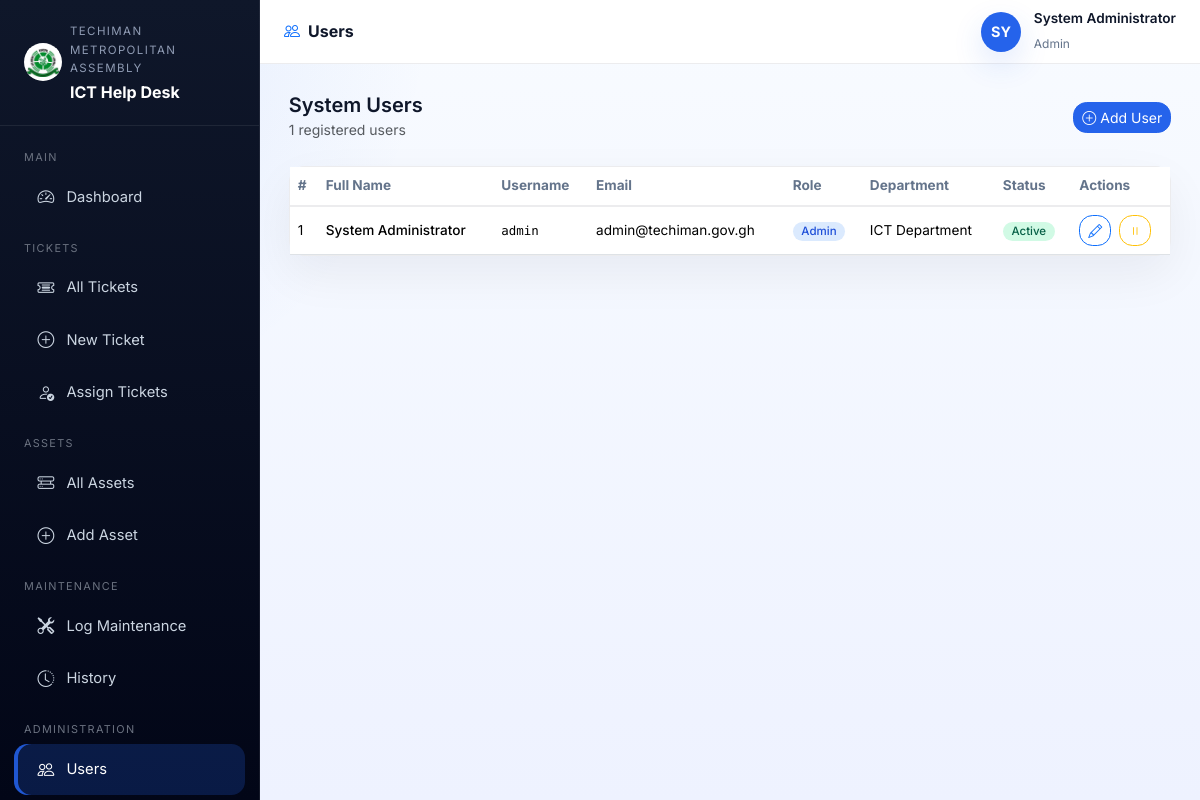
The page /admin/users.php (signed in) on the database its author committed.
### tables this page shows
CREATE TABLE IF NOT EXISTS users (
    id INT AUTO_INCREMENT PRIMARY KEY,
    full_name VARCHAR(150) NOT NULL,
    email VARCHAR(150) NOT NULL UNIQUE,
    username VARCHAR(80) NOT NULL UNIQUE,
    password VARCHAR(255) NOT NULL,
    role ENUM('admin', 'technician', 'staff') NOT NULL DEFAULT 'staff',
    department_id INT,
    is_active TINYINT(1) DEFAULT 1,
    created_at TIMESTAMP DEFAULT CURRENT_TIMESTAMP,
    FOREIGN KEY (department_id) REFERENCES departments(id) ON DELETE SET NULL
);

CREATE TABLE IF NOT EXISTS departments (
    id INT AUTO_INCREMENT PRIMARY KEY,
    name VARCHAR(150) NOT NULL,
    description TEXT,
    created_at TIMESTAMP DEFAULT CURRENT_TIMESTAMP
);

### config/session.php (called while the page is built, shortened)
<?php
function currentUser(): array {
    return [
        'id'        => $_SESSION['user_id']   ?? 0,
        'name'      => $_SESSION['full_name'] ?? '',
        'username'  => $_SESSION['username']  ?? '',
        'role'      => $_SESSION['role']      ?? '',
        'dept_id'   => $_SESSION['dept_id']   ?? null,
    ];
}

### admin/users.php (the view, shortened to what this page needs)
<?php
require_once __DIR__ . '/../config/session.php';
$db = getDB();
$users = $db->query(
    "SELECT u.*, d.name AS dept_name FROM users u
     LEFT JOIN departments d ON d.id=u.department_id
     ORDER BY u.full_name"
)->fetch_all(MYSQLI_ASSOC);
include __DIR__ . '/../includes/header.php';
include __DIR__ . '/../includes/sidebar.php';
?>
<div class="topbar">
    <span class="page-title"><i class="bi bi-people me-2 text-primary"></i>Users</span>
    <div class="user-badge">
        <div class="avatar"><?= strtoupper(substr($user['name'],0,2)) ?></div>
        <div class="user-info">
            <div style="font-size:.85rem;font-weight:600;"><?= htmlspecialchars($user['name']) ?></div>
            <small><?= ucfirst($user['role']) ?></small>
        </div>
    </div>
</div>
<div class="main-content">
    <div class="d-flex justify-content-between align-items-center mb-4">
        <div>
            <h5 class="fw-semibold mb-0">System Users</h5>
            <small class="text-muted"><?= count($users) ?> registered users</small>
        </div>
        <a href="<?= BASE_URL ?>/admin/create_user.php" class="btn btn-primary btn-sm">
            <i class="bi bi-plus-circle me-1"></i>Add User
        </a>
    </div>
    <div class="card">
        <div class="card-body p-0">
            <table class="table table-hover mb-0">
                <thead>
                    <tr>
                        <th>#</th>
                        <th>Full Name</th>
                        <th>Username</th>
                        <th>Email</th>
                        <th>Role</th>
                        <th>Department</th>
                        <th>Status</th>
                        <th>Actions</th>
                    </tr>
                </thead>
                <tbody>
                <?php foreach ($users as $i => $u): ?>
                <tr>
                    <td><?= $i+1 ?></td>
                    <td class="fw-500"><?= htmlspecialchars($u['full_name']) ?></td>
                    <td class="mono"><?= htmlspecialchars($u['username']) ?></td>
                    <td><?= htmlspecialchars($u['email']) ?></td>
                    <td>
                        <?php
                        $roleColors = ['admin'=>'#dbeafe:#1d4ed8','technician'=>'#fef3c7:#92400e','staff'=>'#f1f5f9:#475569'];
                        [$bg,$fg] = explode(':', $roleColors[$u['role']] ?? '#f1f5f9:#475569');
                        ?>
                        <span class="badge" style="background:<?=$bg?>;color:<?=$fg?>;"><?= ucfirst($u['role']) ?></span>
                    </td>
                    <td><?= htmlspecialchars($u['dept_name'] ?? '—') ?></td>
                    <td>
                        <?php if ($u['is_active']): ?>
                            <span class="badge" style="background:#d1fae5;color:#065f46;">Active</span>
                        <?php else: ?>
                            <span class="badge" style="background:#fee2e2;color:#991b1b;">Inactive</span>
                        <?php endif; ?>
                    </td>
                    <td>
                        <a href="<?= BASE_URL ?>/admin/edit_user.php?id=<?= $u['id'] ?>" class="btn btn-sm btn-outline-primary me-1">
                            <i class="bi bi-pencil"></i>
                        </a>
                        <?php if ($u['id'] !== (int)$_SESSION['user_id']): ?>
                        <form method="POST" action="<?= BASE_URL ?>/admin/users_action.php" class="d-inline"
                              onsubmit="return confirm('Toggle status for this user?')">
                            <button type="submit" class="btn btn-sm btn-outline-<?= $u['is_active'] ? 'warning' : 'success' ?>">
                                <i class="bi bi-<?= $u['is_active'] ? 'pause' : 'play' ?>"></i>
                            </button>
                        </form>
                        <?php endif; ?>
                    </td>
                </tr>
                <?php endforeach; ?>
                </tbody>
            </table>
        </div>
    </div>
</div>
<?php include __DIR__ . '/../includes/footer.php'; ?>

### assets/css/style.css (style rules this page uses)
:root { --primary: #2563eb; --primary-dk:#1d4ed8; --accent: #0ea5e9; --sidebar-bg:#0b1220; --sidebar-txt:#cbd5e1; --sidebar-active:#ffffff; --sidebar-hover:rgba(255,255,255,.08); --topbar-h: 64px; --sidebar-w: 260px; --body-bg: #f8fbff; --card-bg: #ffffff; --text-main: #0f172a; --text-muted:#64748b; --border: rgba(15,23,42,.08); --success: #10b981; --warning: #f59e0b; --danger: #ef4444; }
* { box-sizing: border-box; }
html { scroll-behavior: smooth; }
body { font-family: 'Inter', sans-serif; background: radial-gradient(circle at top left, rgba(37,99,235,.12), transparent 30%), linear-gradient(180deg, #f8fbff 0%, #eef2ff 100%); color: var(--text-main); margin: 0; min-height: 100vh; line-height: 1.6; }
button, input, select, textarea { font: inherit; }
a { color: inherit; text-decoration: none; }
.fw-500 { font-weight: 500; }
.topbar { position: fixed; top: 0; left: var(--sidebar-w); right: 0; height: var(--topbar-h); background: rgba(255,255,255,.96); border-bottom: 1px solid rgba(15,23,42,.08); display: flex; align-items: center; padding: 0 1.5rem; z-index: 100; backdrop-filter: blur(12px); }
.topbar .page-title { font-weight: 700; font-size: 1rem; }
.topbar .user-badge { margin-left: auto; display: flex; align-items: center; gap: .8rem; }
.topbar .user-badge .avatar { width: 40px; height: 40px; border-radius: 50%; background: var(--primary); color: #fff; display: flex; align-items: center; justify-content: center; font-weight: 700; font-size: .9rem; box-shadow: 0 12px 30px rgba(37,99,235,.15); }
.topbar .user-badge .user-info small { color: var(--text-muted); font-size: .75rem; }
.main-content { margin-left: var(--sidebar-w); padding-top: calc(var(--topbar-h) + 1.8rem); padding-left: 1.8rem; padding-right: 1.8rem; padding-bottom: 2.5rem; min-height: 100vh; }
.card { background: var(--card-bg); border: 1px solid rgba(15,23,42,.08); border-radius: 1rem; box-shadow: 0 18px 48px rgba(15,23,42,.06); }
.card-body { padding: 1.35rem; }
.btn { border-radius: .85rem; transition: transform .18s ease, box-shadow .18s ease, background .18s ease; }
.btn-primary { background: var(--primary); border-color: var(--primary); }
.badge { font-weight: 500; font-size: .72rem; padding: .35em .75em; border-radius: .65rem; }
.table { font-size: .85rem; }
.table thead th { font-weight: 700; color: var(--text-muted); border-bottom: 2px solid rgba(15,23,42,.08); }
.table td, .table th { vertical-align: middle; }
.mono { font-family: 'DM Mono', monospace; font-size: .78rem; }

### rows shown on the page
users: full_name "SY", full_name "System Administrator", role "Admin", username "admin", email "admin@techiman.gov.gh", department.name "ICT Department", is_active "Active"

### other values the page prints
SITE_ORG "TECHIMAN METROPOLITAN ASSEMBLY"
$label "Dashboard All Tickets New Ticket Assign Tickets All Assets Add Asset Log Maintenance History Users"
count($users) "1"
